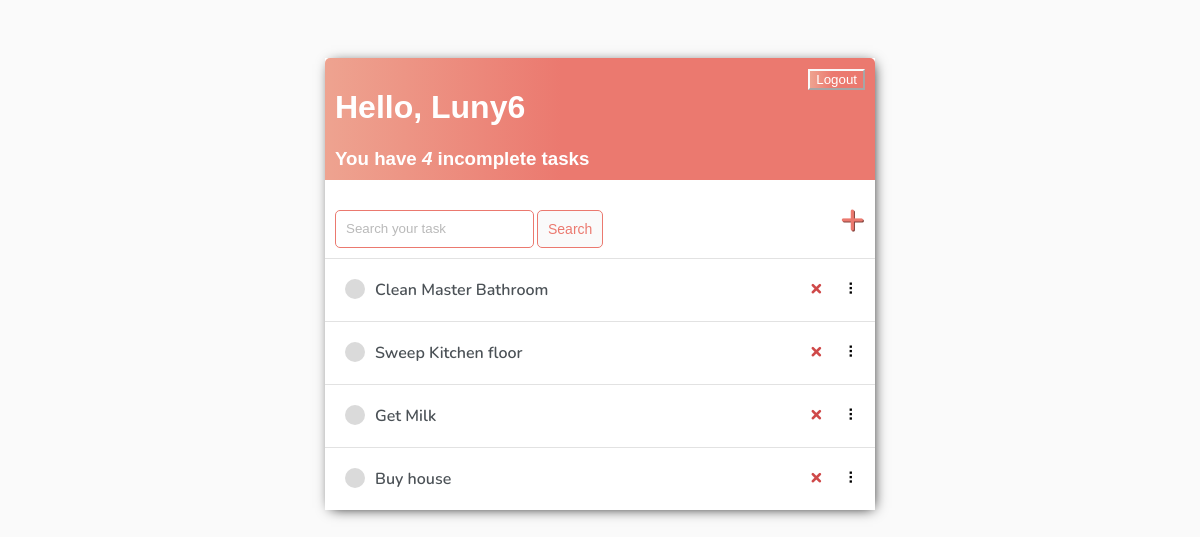
Page / (signed in) on the earlier database version.
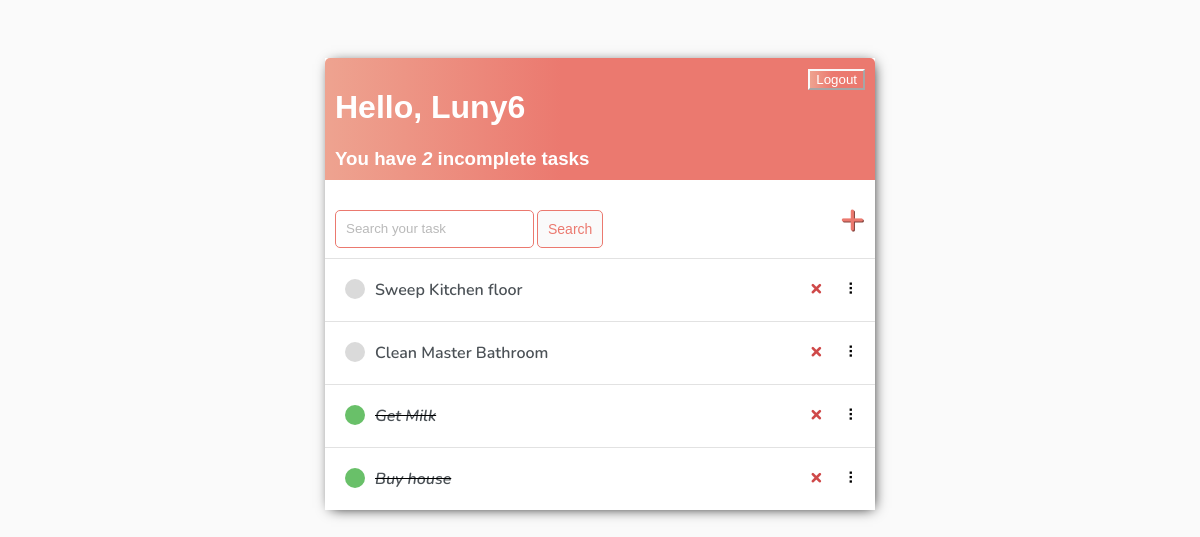
Same page on the later database version.
### base/models.py (models this page shows)
class Task(models.Model):
    user = models.ForeignKey(User, on_delete=models.CASCADE, null=True, blank=True)
    title = models.CharField(max_length=200)
    description = models.TextField(null=True, blank=True)
    complete = models.BooleanField(default=False)
    created = models.DateTimeField(auto_now_add=True)
    def __str__(self):
        return self.title
    class Meta:
        order_with_respect_to = 'user'

### base/views.py (the view)
# urls.py: path('', TaskList.as_view(), name='tasks'),
class TaskList(LoginRequiredMixin, ListView):
    model = Task
    context_object_name = 'tasks'
    def get_context_data(self, **kwargs):
        context = super().get_context_data(**kwargs)
        context['tasks'] = context['tasks'].filter(user=self.request.user)
        context['count'] = context['tasks'].filter(complete=False).count()
        search_input = self.request.GET.get('search-area') or ''
        if search_input:
            context['tasks'] = context['tasks'].filter(title__startswith=search_input)
        context['search_input'] = search_input
        return context

### base/templates/base/task_list.html (shortened to what this page needs)
{% extends 'base/main.html' %}
{% block content %}
<div class="header-bar">
    <div>
        <h1>Hello, {{request.user|title}}</h1>
        <h3 style="margin:0">You have <i>{{count}}</i> incomplete task{{ count|pluralize:"s" }}</h3>
    </div>
    {%if request.user.is_authenticated %}
    <form method="post" action="{% url 'logout' %}">
        <button type="submit">Logout</button>
    </form>
    {% else %}
        <a href="{% url 'login' %}">Login</a>
    {% endif %}
</div>
<div id="search-add-wrapper">
    <form method="GET" style="margin-top: 20px; display: flex;">
        <input type="text" name="search-area" placeholder="Search your task" value="{{search_input}}">
        <input class="button" style="margin-left:3px" type="submit" value="Search">
    </form>
    {%if tasks|length > 0 %}
    <a id="add-link" href="{% url 'task-create' %}">&#x2b;</a>
    {% endif %}
</div>
<div id="tasklist" class="task-items-wrapper">
    {% for task in tasks %}
        <div class="task-wrapper" data-position="{{task.pk}}">
            <div class="task-title">
                {% if task.complete %}
                    <div class="task-complete-icon"></div>
                    <i><s><a href="{% url 'task-update' task.id %}">{{task}}</a></s></i>
                {% else %}
                    <div class="task-incomplete-icon"></div>
                    <a href="{% url 'task-update' task.id %}">{{task}}</a>
                {% endif %}
            </div>
            <div class="task-controls">
                <a class="delete-link" href="{% url 'task-delete' task.id %}">&#215;</a>
                <span class="handle">&nbsp;&#10247;</span>
            </div>
        </div>
    {% empty %}
        <div style="text-align: center; padding-bottom: 10px; line-height: 1em;">
            <h3>No new tasks are created.</h3>
            <h3>Create a <a style="text-decoration: none; color: #e53935;" href="{% url 'task-create' %}">New task</a> ! </h3>
        </div>
    {% endfor %}
</div>
{% endblock content %}

Differences in the rows shown:
shown differently, row unchanged: Task "Sweep Kitchen floor": moves up the list
changed Task "Get Milk": complete False → True (drawn)
changed Task "Buy house": complete False → True (drawn)
Other differences:
{{ count }}: "4" → "2"
